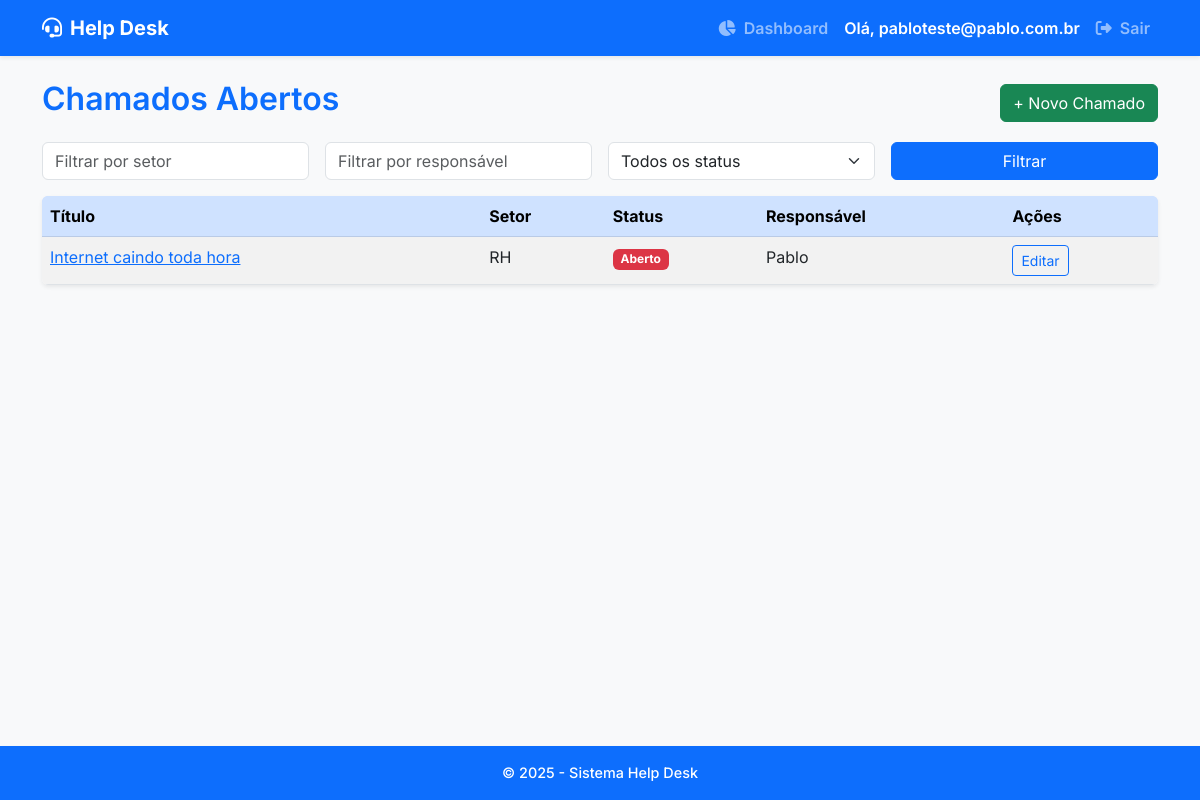
Page / (signed in) on the earlier database version.
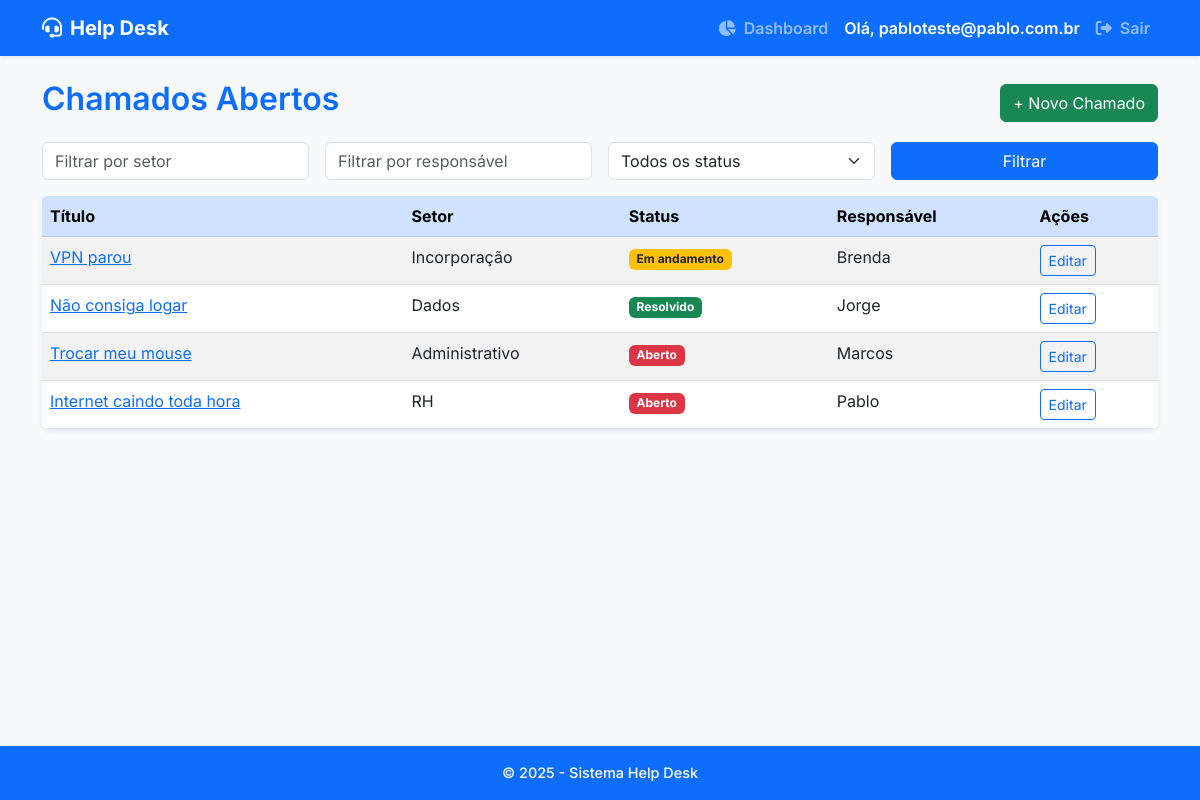
Same page on the later database version.
### models.py (models this page shows, shortened)
class User(db.Model, UserMixin):
    id = db.Column(db.Integer, primary_key=True)
    email = db.Column(db.String(150), unique=True, nullable=False)
    password_hash = db.Column(db.String(128), nullable=False)
    is_admin = db.Column(db.Boolean, default=False)

class Ticket(db.Model):
    id = db.Column(db.Integer, primary_key=True)
    titulo = db.Column(db.String(100), nullable=False)
    descricao = db.Column(db.Text, nullable=False)
    setor = db.Column(db.String(50), nullable=False)
    responsavel = db.Column(db.String(50), nullable=False)
    status = db.Column(db.String(20), nullable=False)
    data_criacao = db.Column(db.DateTime, nullable=False, default=datetime.utcnow)
    arquivo_nome = db.Column(db.String(255), nullable=True)
    comentarios = db.relationship('Comment', back_populates='ticket', cascade='all, delete-orphan', lazy='dynamic')

### app.py (the view)
@app.route('/')
@login_required
def index():
    query = Ticket.query
    status = request.args.get('status')
    setor = request.args.get('setor')
    responsavel = request.args.get('responsavel')
    if status:
        query = query.filter(Ticket.status == status)
    if setor:
        query = query.filter(Ticket.setor.ilike(f'%{setor}%'))
    if responsavel:
        query = query.filter(Ticket.responsavel.ilike(f'%{responsavel}%'))
    tickets = query.order_by(Ticket.data_criacao.desc()).all()
    return render_template('index.html', tickets=tickets)

### app.py (called while the page is built)
@login_manager.user_loader
def load_user(user_id):
    return User.query.get(int(user_id))

@app.context_processor
def inject_current_year():
    return {'current_year': datetime.now().year}

### templates/index.html (shortened to what this page needs)
{% extends "layout.html" %}
{% block content %}
<div class="d-flex justify-content-between align-items-center mb-3">
  <h2>Chamados Abertos</h2>
  <a href="{{ url_for('create') }}" class="btn btn-success">+ Novo Chamado</a>
</div>
<form method="get" class="row g-3 mb-3">
  <div class="col-md-3">
    <input type="text" class="form-control" name="setor" placeholder="Filtrar por setor" value="{{ request.args.get('setor', '') }}">
  </div>
  <div class="col-md-3">
    <input type="text" class="form-control" name="responsavel" placeholder="Filtrar por responsável" value="{{ request.args.get('responsavel', '') }}">
  </div>
  <div class="col-md-3">
    <select class="form-select" name="status">
      <option value="">Todos os status</option>
    </select>
  </div>
  <div class="col-md-3">
    <button type="submit" class="btn btn-primary w-100">Filtrar</button>
  </div>
</form>
{% if tickets %}
<table class="table table-striped table-hover shadow-sm rounded">
  <thead class="table-primary">
    <tr>
      <th>Título</th>
      <th>Setor</th>
      <th>Status</th>
      <th>Responsável</th>
      <th>Ações</th>
    </tr>
  </thead>
  <tbody>
    {% for ticket in tickets %}
    <tr>
      <td><a href="{{ url_for('ticket_detail', id=ticket.id) }}">{{ ticket.titulo }}</a></td>
      <td>{{ ticket.setor }}</td>
      <td>
        {% if ticket.status == 'Aberto' %}
          <span class="badge bg-danger">{{ ticket.status }}</span>
        {% elif ticket.status == 'Em andamento' %}
          <span class="badge bg-warning text-dark">{{ ticket.status }}</span>
        {% else %}
          <span class="badge bg-success">{{ ticket.status }}</span>
        {% endif %}
      </td>
      <td>{{ ticket.responsavel }}</td>
      <td>
        <a href="{{ url_for('update', id=ticket.id) }}" class="btn btn-sm btn-outline-primary">Editar</a>
      </td>
    </tr>
    {% endfor %}
  </tbody>
</table>
{% else %}
<div class="alert alert-info text-center">
  Nenhum chamado registrado.
</div>
{% endif %}
{% endblock %}

### templates/layout.html (shortened to what this page needs)
<!doctype html>
<html lang="pt-br">
<head>
  <link href="https://cdn.jsdelivr.net/npm/bootstrap@5.3.0/dist/css/bootstrap.min.css" rel="stylesheet" />
  <link
    rel="stylesheet"
    href="https://cdnjs.cloudflare.com/ajax/libs/font-awesome/6.4.0/css/all.min.css"
  />
  <link rel="stylesheet" href="{{ url_for('static', filename='style.css') }}">
</head>
<body class="bg-light d-flex flex-column min-vh-100">
  <nav class="navbar navbar-expand-lg navbar-dark bg-primary shadow-sm">
    <div class="container">
      <a class="navbar-brand fw-bold" href="{{ url_for('index') }}">
        <i class="fa-solid fa-headset me-2"></i>Help Desk
      </a>
      <div class="collapse navbar-collapse justify-content-end" id="navbarNav">
        <ul class="navbar-nav align-items-center">
          {% if current_user.is_authenticated %}
            <li class="nav-item">
              <a class="nav-link fw-semibold" href="{{ url_for('dashboard') }}">
                <i class="fa-solid fa-chart-pie me-1"></i> Dashboard
              </a>
            </li>
            <li class="nav-item">
              <span class="nav-link text-white fw-semibold">Olá, {{ current_user.email }}</span>
            </li>
            <li class="nav-item">
              <a class="nav-link fw-semibold" href="{{ url_for('logout') }}">
                <i class="fa-solid fa-right-from-bracket me-1"></i> Sair
              </a>
            </li>
          {% endif %}
        </ul>
      </div>
    </div>
  </nav>
  <main class="container mt-4 mb-5 flex-fill">
    {% block content %}{% endblock %}
  </main>
  <footer class="bg-primary text-white text-center py-3 mt-auto shadow-sm">
    &copy; {{ current_year }} - Sistema Help Desk
  </footer>
</body>
</html>

### static/style.css (style rules this page uses)
body { background-color: #f8f9fa; font-family: 'Segoe UI', Tahoma, Geneva, Verdana, sans-serif; }
h2, h4, h5 { font-weight: 600; color: #0d6efd; }
table.table { border-radius: 8px; overflow: hidden; box-shadow: 0 0 10px rgb(13 110 253 / 0.15); }
.table-primary { background-color: #cfe2ff !important; }
.btn-success { background-color: #198754; border-color: #198754; }
.btn-primary { background-color: #0d6efd; border-color: #0d6efd; }
footer { font-size: 0.9rem; font-weight: 500; }

### templates/layout.html (style rules this page uses)
body { font-family: 'Inter', sans-serif; }

Differences in the rows shown:
added Ticket: titulo "VPN parou", setor "Incorporação", status "Em andamento", responsavel "Brenda"
added Ticket: titulo "Não consiga logar", setor "Dados", status "Resolvido", responsavel "Jorge"
added Ticket: titulo "Trocar meu mouse", setor "Administrativo", status "Aberto", responsavel "Marcos"
